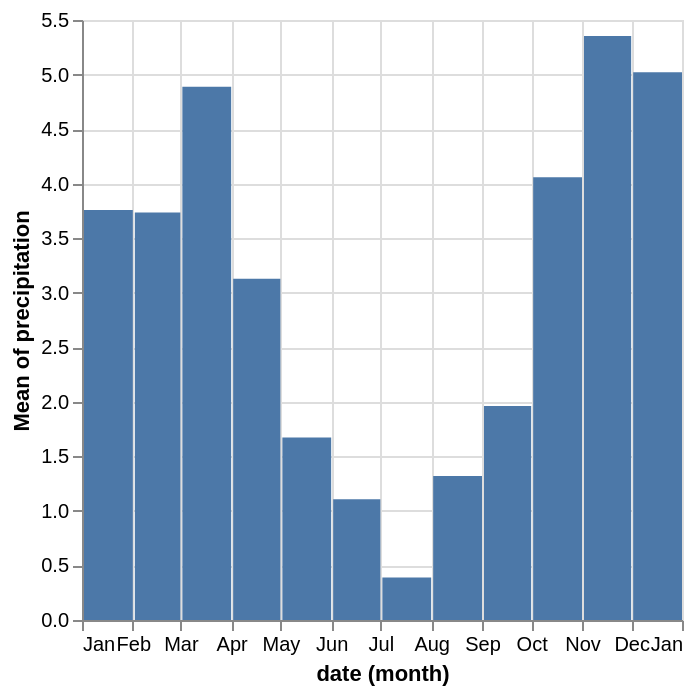

Write a Vega-Lite specification for this figure.
### Vega-Lite specification from a JSON file in a GitHub repository (floating-point values rounded to 4 significant figures; data arrays with more than 128 entries replaced by an {"elided": "..."} marker saying what was removed)
{"$schema": "https://vega.github.io/schema/vega-lite/v4.json", "data": {"values": {"elided": "1461 records"}}, "mark": "bar", "encoding": {"x": {"timeUnit": "month", "field": "date", "band": 0.7}, "y": {"aggregate": "mean", "field": "precipitation"}}}
